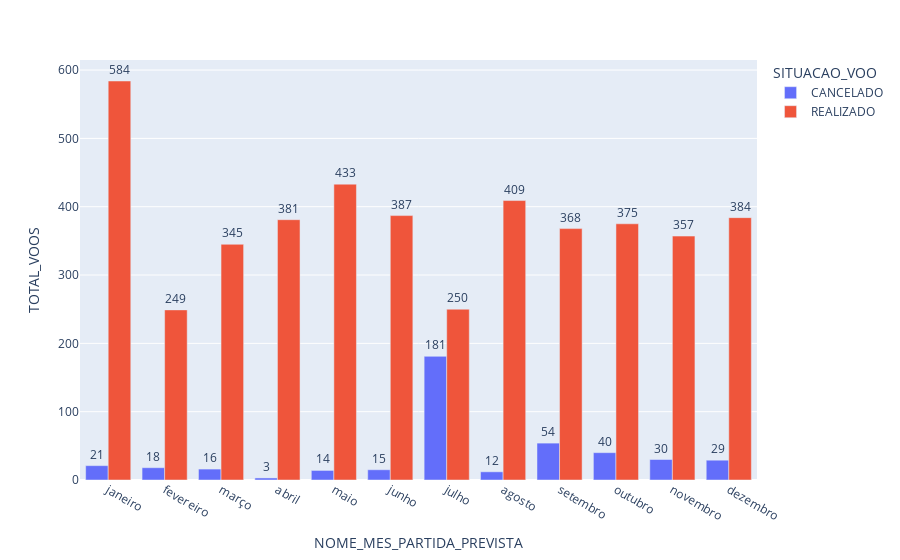

Write notebook code for a chart like this one.
### Code cell
fig = px.bar(
    teste_gb, 
    x='NOME_MES_PARTIDA_PREVISTA', 
    y='TOTAL_VOOS', 
    color='SITUACAO_VOO',
    barmode='group',
    text_auto=True
)
fig.update_traces(
    textposition='outside'
)
fig.show()

### Figure 1 — Plotly figure (JSON) as saved in the notebook; plotly's stock layout.template omitted (floating-point values rounded to 4 significant figures)
{"data": [{"alignmentgroup": "True", "hovertemplate": "SITUACAO_VOO=CANCELADO<br>NOME_MES_PARTIDA_PREVISTA=%{x}<br>TOTAL_VOOS=%{y}<extra></extra>", "legendgroup": "CANCELADO", "marker": {"color": "#636efa", "pattern": {"shape": ""}}, "name": "CANCELADO", "offsetgroup": "CANCELADO", "orientation": "v", "showlegend": true, "textposition": "outside", "texttemplate": "%{y}", "type": "bar", "x": ["janeiro", "fevereiro", "março", "abril", "maio", "junho", "julho", "agosto", "setembro", "outubro", "novembro", "dezembro"], "xaxis": "x", "y": [21, 18, 16, 3, 14, 15, 181, 12, 54, 40, 30, 29], "yaxis": "y"}, {"alignmentgroup": "True", "hovertemplate": "SITUACAO_VOO=REALIZADO<br>NOME_MES_PARTIDA_PREVISTA=%{x}<br>TOTAL_VOOS=%{y}<extra></extra>", "legendgroup": "REALIZADO", "marker": {"color": "#EF553B", "pattern": {"shape": ""}}, "name": "REALIZADO", "offsetgroup": "REALIZADO", "orientation": "v", "showlegend": true, "textposition": "outside", "texttemplate": "%{y}", "type": "bar", "x": ["janeiro", "fevereiro", "março", "abril", "maio", "junho", "julho", "agosto", "setembro", "outubro", "novembro", "dezembro"], "xaxis": "x", "y": [584, 249, 345, 381, 433, 387, 250, 409, 368, 375, 357, 384], "yaxis": "y"}], "layout": {"barmode": "group", "legend": {"title": {"text": "SITUACAO_VOO"}, "tracegroupgap": 0}, "margin": {"t": 60}, "xaxis": {"anchor": "y", "domain": [0, 1], "title": {"text": "NOME_MES_PARTIDA_PREVISTA"}}, "yaxis": {"anchor": "x", "domain": [0, 1], "title": {"text": "TOTAL_VOOS"}}}}
